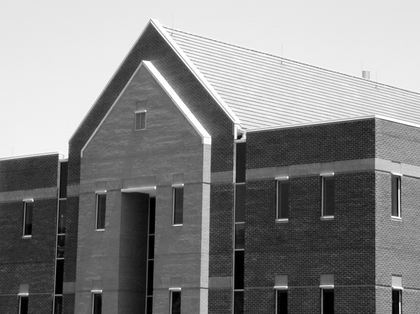
%> input picture chapter10/Fig1022(a)(building_original).tif, 420 x 314 px, shrunk from 1114 x 834 before the run
$ octave test_canny.m   (GNU Octave 9; MATLAB toolbox functions it lacks are replaced by stand-ins)
%> lines starting %> are read from the running program, lines starting %| are printed output that depends on the picture; in (x1, y1, x2, y2) boxes, pixels count from 0 and x2, y2 are one past the last pixel; in counts of white or black regions, pixels touching at a corner belong together; the program's own positions count from 1
### chapter10/canny.m
function [bin] = canny(src, sigma, th, tl)
% CANNY implements canny edge detection algorithm
%   src --- source image
%   th  --- high threshold
%   tl  --- low threshold
%
gray = im2single(src);

k = ceil(6 * sigma);
if rem(k, 2) == 0
    k = k + 1;
end

h = fspecial('gaussian', k, sigma);
is = filter2(h, gray, 'same');

hx = -fspecial('sobel');
hy = hx.';

gx = filter2(hx, is);
gy = filter2(hy, is);

fm = sqrt(gx.^2 + gy.^2);
fa = atan2(gx, gy);

gn = zeros(size(gray), 'single');

% horizontal
% 3*pi/8 < a < 5*pi/8
% -5*pi/8 < a < -3*pi/8
dh1 = fa >= 3*pi/8 & (fa < 5*pi/8);
dh2 = fa >= -5*pi/8 & fa < -3*pi/8;
dh = dh1 | dh2;
for r = 2:size(gray, 1)-1
    for c = 2:size(gray, 2)-1
        if dh(r, c) && fm(r-1, c) < fm(r, c) && fm(r+1, c) < fm(r, c)
            gn(r, c) = fm(r, c);
        end
    end
end

% vertical
% -pi/8 < a < pi/8
% -pi < a < -7*pi/8
% 7*pi/8 < a < pi
dv1 = fa >= -pi/8 & fa < pi/8;
dv2 = fa >= -pi & fa < -7*pi/8;
dv3 = fa >= 7*pi/8 & fa < pi;
dv = dv1 | dv2 | dv3;
for r = 2:size(gray, 1)-1
    for c = 2:size(gray, 2)-1
        if dv(r, c) && fm(r, c-1) < fm(r, c) && fm(r, c+1) < fm(r, c)
            gn(r, c) = fm(r, c);
        end
    end
end

% 45
% pi/8 < a < 3*pi/8
% -7*pi/8 < a < -5*pi/8
d45 = (fa >= pi/8 & fa < 3*pi/8) ...
    | (fa >= -7*pi/8 & fa < -5*pi/8);
for r = 2:size(gray, 1)-1
    for c = 2:size(gray, 2)-1
        if d45(r, c) && fm(r-1, c-1) < fm(r, c) ...
                && fm(r+1, c+1) < fm(r, c)
            gn(r, c) = fm(r, c);
        end
    end
end

% -45
% 5*pi/8 < a < 7*pi/8
% -3*pi/8 < a < -pi/8
dm45 = (fa >= 5*pi/8 & fa < 7*pi/8) ...
    | (fa >= -3*pi/8 & fa < -pi/8);
for r = 2:size(gray, 1)-1
    for c = 2:size(gray, 2)-1
        if dm45(r, c) && fm(r-1, c+1) < fm(r, c) ...
                && fm(r+1, c-1) < fm(r, c)
            gn(r, c) = fm(r, c);
        end
    end
end

gnh = gn > th;
gnl = gn > tl;
gnl = gnl - gnh;

for r = 2:size(gray, 1)-1
    for c = 2:size(gray, 2)-1
        if gnh(r, c) > 0
            nb = [r-1, c-1; r-1, c; r-1, c+1; ...
                r, c-1; r, c+1; ...
                r+1, c-1; r+1, c; r+1, c+1];
            for i = 1:4
                if gnl(nb(i, 1), nb(i, 2)) > 0
                    gnh(nb(i, 1), nb(i, 2)) = 1;
                end
            end
        end
    end
end

bin = uint8(gnh > 0) * 255;
end

### chapter10/test_canny.m
close all;

% Fig(a)
img = imread('Fig1022(a)(building_original).tif');
%> img is the input picture: size 314x420 uint8; min 0, max 255, mean 133.3
figure('Name', 'Fig1022(a)'), imshow(img);

bin = edge(img, 'canny');
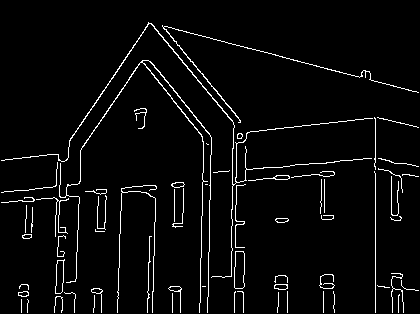
%> bin: size 314x420 logical; 4% white in thin lines or dots
figure('Name', 'Fig1025(d) using DIP toolbox'), imshow(bin);

bin2 = canny(img, 2, 0.1, 0.04);
%> in canny, `gy = filter2(hy, is);`:
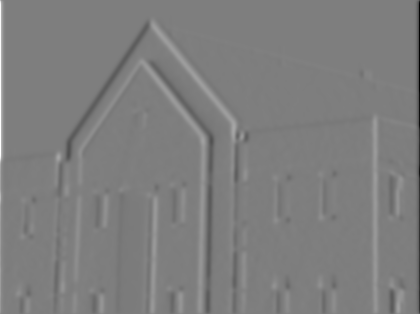
%> gy: size 314x420 single; min -2.88, max 2.93, mean 0.00065; drawn with min black and max white
%> in canny, `fa = atan2(gx, gy);`:
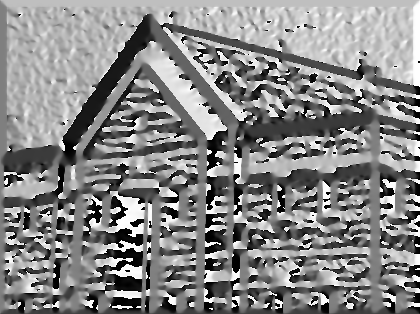
%> fa: size 314x420 single; min -3.14, max 3.14, mean 0.194; drawn with min black and max white
%> in canny, `dh1 = fa >= 3*pi/8 & (fa < 5*pi/8);`: dh1: size 314x420 logical; 23% white; 578 white regions (420 under 20 px), largest, box (x1, y1, x2, y2) and area: (1, 0, 419, 148) 16550, (249, 152, 371, 177) 1436, (4, 174, 57, 199) 581
%> in canny, `dh2 = fa >= -5*pi/8 & fa < -3*pi/8;`: dh2: size 314x420 logical; 13.8% white; 606 white regions (439 under 20 px), largest, box (x1, y1, x2, y2) and area: (236, 99, 374, 141) 2015, (177, 26, 360, 80) 1207, (276, 163, 371, 189) 1020
%> in canny, `dh = dh1 | dh2;`:
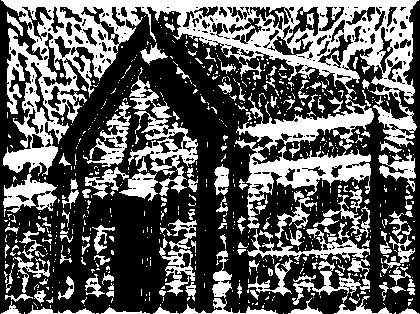
%> dh: size 314x420 logical; 36.8% white; 709 white regions (563 under 20 px), largest, box (x1, y1, x2, y2) and area: (1, 0, 419, 229) 26557, (128, 76, 198, 196) 2382, (247, 228, 370, 261) 1133
%> in canny, `dv1 = fa >= -pi/8 & fa < pi/8;`: dv1: size 314x420 logical; 13% white; 703 white regions (609 under 20 px), largest, box (x1, y1, x2, y2) and area: (0, 1, 19, 313) 1789, (179, 136, 207, 311) 1627, (365, 170, 384, 311) 1354
%> in canny, `dv2 = fa >= -pi & fa < -7*pi/8;`: dv2: size 314x420 logical; 6.9% white; 901 white regions (818 under 20 px), largest, box (x1, y1, x2, y2) and area: (110, 248, 143, 271) 412, (113, 274, 142, 292) 349, (110, 228, 143, 248) 332
%> in canny, `dv3 = fa >= 7*pi/8 & fa < pi;`: dv3: size 314x420 logical; 6.1% white; 942 white regions (864 under 20 px), largest, box (x1, y1, x2, y2) and area: (108, 193, 145, 237) 696, (409, 1, 420, 87) 561, (110, 264, 142, 279) 274
%> in canny, `dv = dv1 | dv2 | dv3;`: dv: size 314x420 logical; 26% white; 1203 white regions (1070 under 20 px), largest, box (x1, y1, x2, y2) and area: (7, 123, 262, 313) 14265, (0, 1, 46, 313) 2051, (365, 170, 409, 311) 2036
%> after the loop in canny, `for r = 2:size(gray, 1)-1`: gn: size 314x420 single; min 0, max 1.13, mean 0.0128
%> in canny, `d45 = (fa >= pi/8 & fa < 3*pi/8) | (fa >= -7*pi/8 & fa < -5*pi/8);`: d45: size 314x420 logical; 18.7% white; 1400 white regions (1137 under 20 px), largest, box (x1, y1, x2, y2) and area: (61, 7, 155, 167) 4219, (6, 53, 31, 149) 799, (0, 0, 43, 61) 492
%> after the loop in canny, `for r = 2:size(gray, 1)-1`:
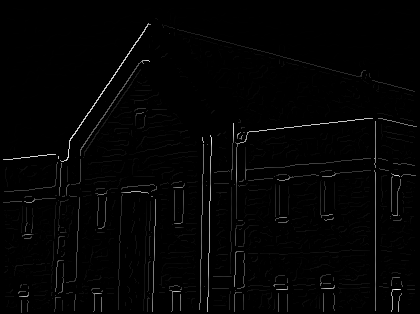
%> gn: size 314x420 single; min 0, max 1.13, mean 0.0161; drawn with min black and max white
%> in canny, `dm45 = (fa >= 5*pi/8 & fa < 7*pi/8) | (fa >= -3*pi/8 & fa < -pi/8);`: dm45: size 314x420 logical; 18.6% white; 1363 white regions (1112 under 20 px), largest, box (x1, y1, x2, y2) and area: (139, 11, 249, 145) 5220, (313, 70, 380, 131) 694, (253, 82, 294, 124) 476
%> after the loop in canny, `for r = 2:size(gray, 1)-1`:
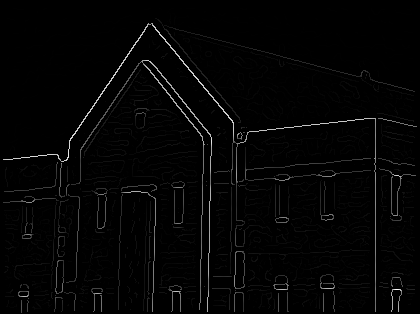
%> gn: size 314x420 single; 3.3% of pixels changed, all inside (x1, y1, x2, y2) = (6, 8, 414, 312); drawn with min black and max white
%> in canny, `gnh = gn > th;`: gnh: size 314x420 logical; 4.2% white in thin lines or dots
%> in canny, `gnl = gn > tl;`: gnl: size 314x420 logical; 7% white in thin lines or dots
%> in canny, `gnl = gnl - gnh;`:
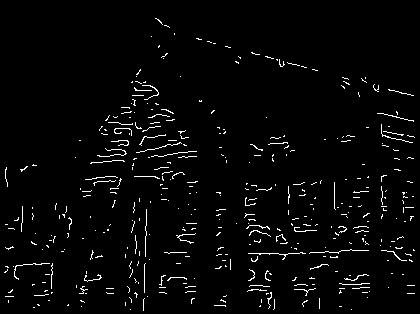
%> gnl: size 314x420 double; values 0 (black) and 1 (white), 2.8% white in thin lines or dots
%> after the loop in canny, `for r = 2:size(gray, 1)-1`: gnh: size 314x420 logical; 4.2% white in thin lines or dots
%> after the loop in canny, `for r = 2:size(gray, 1)-1`: nb = [312 21; 312 22; 312 23; 313 21; 313 23; 314 21; 314 22; 314 23]
%> in canny, `bin = uint8(gnh > 0) * 255;`: bin: size 314x420 uint8; 4.2% white in thin lines or dots
figure('Name', 'Fig1025(d) using canny implementation of myself'),
imshow(bin2);
imwrite(bin2, 'Fig1025(d).tif');
